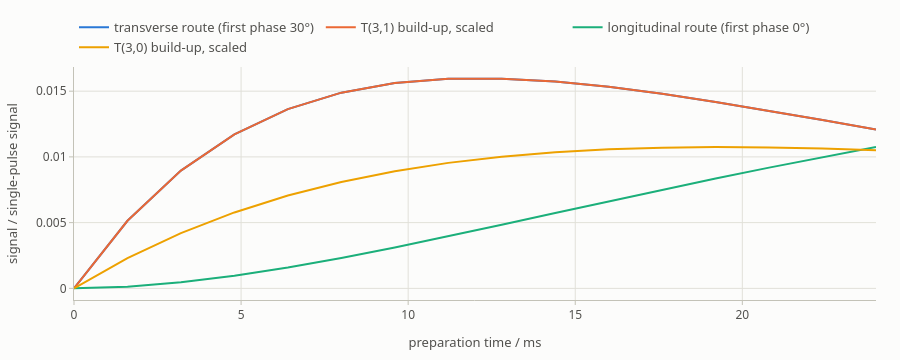

Write notebook code for a chart like this one.
### Code cell
Lx_na = spynach.operator(sodium, "Lx", "23Na")
after_pulse = spynach.step(sodium, Lx_na, rho_eq, np.pi / 2)
traj = spynach.evolution(sodium, H_na + 1j * R_na, after_pulse, d_tau, ntau - 1, "trajectory")
a31 = np.abs(spynach.state(sodium, ["T3,1"], [0], "cheap") @ traj)
a30 = np.abs(spynach.state(sodium, ["T3,0"], [0], "cheap") @ traj)
s_trans = peak(by_offset[30][0]) / unit
s_long = peak(by_offset[0][1]) / unit
plot_time_series(
    tau_axis * 1e3,
    [s_trans, a31 * s_trans.max() / a31.max(), s_long, a30 * s_long.max() / a30.max()],
    names=[
        "transverse route (first phase 30°)",
        "T(3,1) build-up, scaled",
        "longitudinal route (first phase 0°)",
        "T(3,0) build-up, scaled",
    ],
    xlabel="preparation time / ms",
    ylabel="signal / single-pulse signal",
)

### Figure 1 — Plotly figure (JSON) as saved in the notebook; plotly's stock layout.template omitted (floating-point values rounded to 4 significant figures)
{"data": [{"hovertemplate": "transverse route (first phase 30°): %{y:.4g}<extra></extra>", "line": {"color": "#2a78d6", "width": 2}, "mode": "lines", "name": "transverse route (first phase 30°)", "x": [0.0, 1.6, 3.2, 4.8, 6.4, 8.0, 9.6, 11.2, 12.8, 14.4, 16.0, 17.6, 19.2, 20.8, 22.4, 24.0], "y": [4.787e-12, 0.005141, 0.008959, 0.01172, 0.01364, 0.01489, 0.01562, 0.01594, 0.01595, 0.01573, 0.01533, 0.0148, 0.01418, 0.01351, 0.0128, 0.01208], "type": "scatter"}, {"hovertemplate": "T(3,1) build-up, scaled: %{y:.4g}<extra></extra>", "line": {"color": "#eb6834", "width": 2}, "mode": "lines", "name": "T(3,1) build-up, scaled", "x": [0.0, 1.6, 3.2, 4.8, 6.4, 8.0, 9.6, 11.2, 12.8, 14.4, 16.0, 17.6, 19.2, 20.8, 22.4, 24.0], "y": [4.787e-12, 0.005141, 0.008958, 0.01172, 0.01364, 0.01489, 0.01562, 0.01594, 0.01595, 0.01573, 0.01533, 0.0148, 0.01418, 0.01351, 0.0128, 0.01208], "type": "scatter"}, {"hovertemplate": "longitudinal route (first phase 0°): %{y:.4g}<extra></extra>", "line": {"color": "#1baf7a", "width": 2}, "mode": "lines", "name": "longitudinal route (first phase 0°)", "x": [0.0, 1.6, 3.2, 4.8, 6.4, 8.0, 9.6, 11.2, 12.8, 14.4, 16.0, 17.6, 19.2, 20.8, 22.4, 24.0], "y": [6.651e-20, 0.0001221, 0.0004556, 0.0009563, 0.001587, 0.002315, 0.003114, 0.003962, 0.004838, 0.005727, 0.006616, 0.007495, 0.008353, 0.009185, 0.009984, 0.01075], "type": "scatter"}, {"hovertemplate": "T(3,0) build-up, scaled: %{y:.4g}<extra></extra>", "line": {"color": "#eda100", "width": 2}, "mode": "lines", "name": "T(3,0) build-up, scaled", "x": [0.0, 1.6, 3.2, 4.8, 6.4, 8.0, 9.6, 11.2, 12.8, 14.4, 16.0, 17.6, 19.2, 20.8, 22.4, 24.0], "y": [6.349e-20, 0.002294, 0.004202, 0.005775, 0.007059, 0.008093, 0.008912, 0.009545, 0.01002, 0.01036, 0.01058, 0.01071, 0.01075, 0.01072, 0.01063, 0.0105], "type": "scatter"}], "layout": {"font": {"family": "system-ui, -apple-system, \"Segoe UI\", Roboto, sans-serif", "color": "#0b0b0b", "size": 13}, "margin": {"l": 64, "r": 24, "t": 24, "b": 56}, "xaxis": {"tickfont": {"color": "#52514e", "size": 12}, "title": {"font": {"color": "#52514e", "size": 13}, "text": "preparation time / ms"}, "showgrid": true, "gridcolor": "#e1e0d9", "gridwidth": 1, "zeroline": false, "showline": true, "linecolor": "#c3c2b7", "linewidth": 1, "mirror": false, "ticks": "outside", "tickcolor": "#c3c2b7", "ticklen": 4, "showspikes": true, "spikemode": "across", "spikesnap": "cursor", "spikethickness": 1, "spikedash": "solid", "spikecolor": "#898781", "range": [0.0, 24.0], "hoverformat": ".4g"}, "yaxis": {"tickfont": {"color": "#52514e", "size": 12}, "title": {"font": {"color": "#52514e", "size": 13}, "text": "signal / single-pulse signal"}, "showgrid": true, "gridcolor": "#e1e0d9", "gridwidth": 1, "zeroline": false, "showline": true, "linecolor": "#c3c2b7", "linewidth": 1, "mirror": false, "ticks": "outside", "tickcolor": "#c3c2b7", "ticklen": 4, "showspikes": false, "spikemode": "across", "spikesnap": "cursor", "spikethickness": 1, "spikedash": "solid", "spikecolor": "#898781", "exponentformat": "power"}, "legend": {"font": {"color": "#52514e"}, "orientation": "h", "x": 0, "xanchor": "left", "y": 1.02, "yanchor": "bottom", "bgcolor": "rgba(0,0,0,0)"}, "hoverlabel": {"font": {"color": "#0b0b0b", "family": "system-ui, -apple-system, \"Segoe UI\", Roboto, sans-serif"}, "bgcolor": "#fcfcfb", "bordercolor": "rgba(11,11,11,0.10)"}, "modebar": {"bgcolor": "rgba(0,0,0,0)", "color": "#898781", "activecolor": "#52514e", "remove": ["lasso2d", "select2d"]}, "height": 360, "paper_bgcolor": "#fcfcfb", "plot_bgcolor": "#fcfcfb", "title": {}, "dragmode": "zoom", "hovermode": "x unified", "showlegend": true}}
